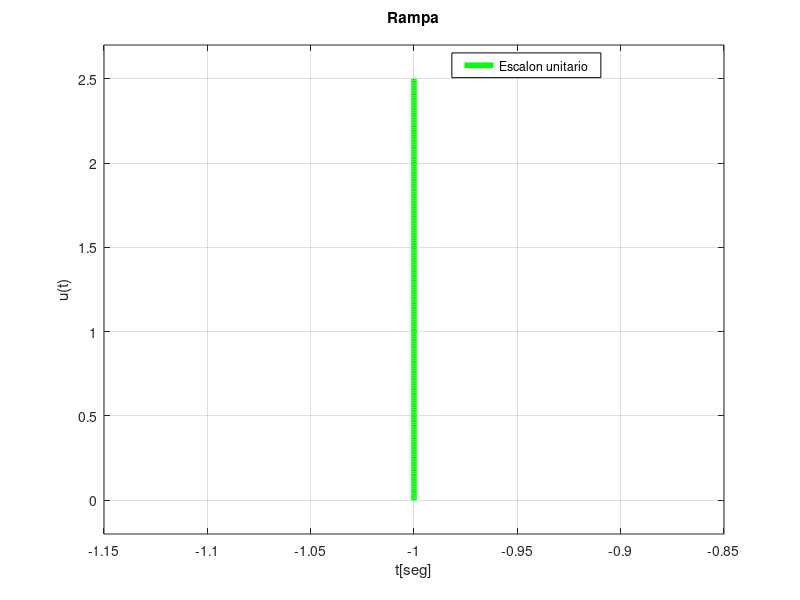

This chart was generated by the following MATLAB code:
clc
clear all
Fs=100;
t=[-2.5:1/Fs:2.5];
Lt=length(t);
for k=1:Lt;
    if t(k)<0;
        u(k)=0;
    else
        u(k)=1;
    end
end
r=t.*u;
t1=t-1


t2=[-2.5:1/Fs:2.5];
Lt=length(t2);
for k1=1:Lt;
    if t2(k1)<0;
        u1(k1)=0;
    else
        u1(k1)=1;
    end
end
r2=2*t2.*u1;
t3=t2;




t4=[-2.5:1/Fs:2.5];
Lt=length(t4);
for k4=1:Lt;
    if t4(k4)<0;
        u4(k4)=0;
    else
        u4(k4)=1;
    end
end
r3=t4.*u4;
t5=t4+1




tt=t1-t3;
rr=r;






figure1 = figure;

axes1 = axes('Parent',figure1,'YGrid','on','XGrid','on');
ylim(axes1,[-0.2 2.7]);
box(axes1,'on');
hold(axes1,'on');
plot(tt,rr,'g','DisplayName','Escalon unitario','LineWidth',4);
xlabel('t[seg]');
ylabel('u(t)');
title({'Rampa',''});
legend1 = legend(axes1,'show');
set(legend1,...
    'Position',[0.564823717758594 0.870551656884501 0.186250004323324 0.0370370362091949],...
    'EdgeColor',[0 0 0]);